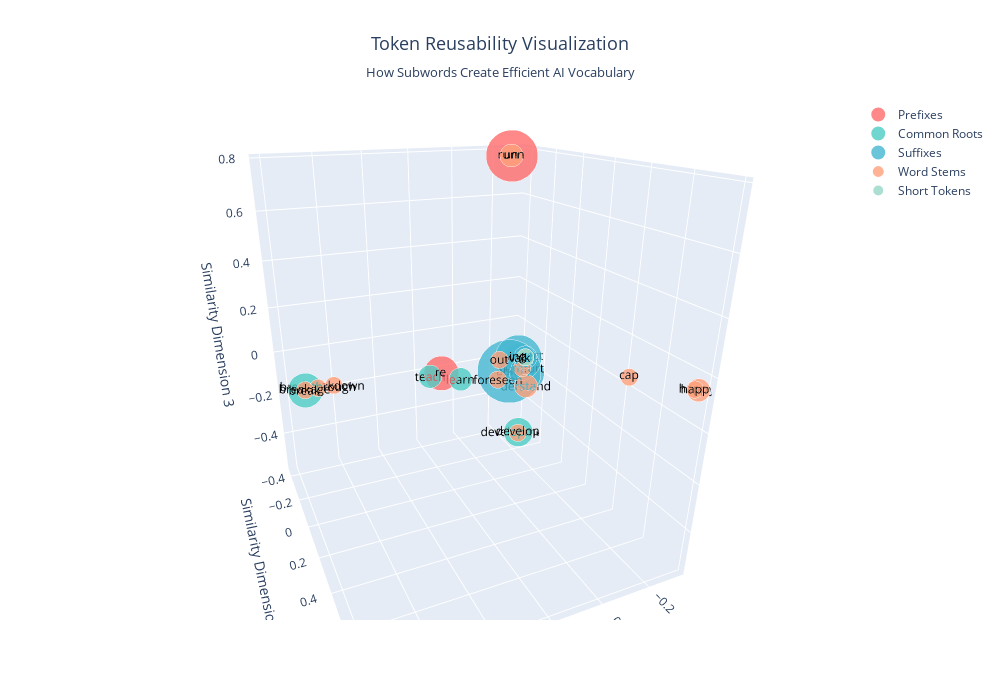

The notebook cell saved with this chart:
### Markdown cell above
## Simple Tokenizer Implementation

This section creates a simplified version of how real tokenizers work. Real tokenizers like **Byte-Pair Encoding (BPE)** or **WordPiece** are more sophisticated, but this demo shows the core concept.

### How Our SimpleTokenizer Works:
1. **Identifies common prefixes**: "un", "re", "pre", "dis", etc.
2. **Identifies common suffixes**: "ing", "ed", "er", "able", "ness", etc.
3. **Breaks words into reusable parts**: prefix + root + suffix

### Real-World Example:
- **"unbreakable"** → ["un", "break", "able"]
- **"understand"** → ["un", "derstand"] 
- **"understandable"** → ["un", "derstand", "able"]

Notice how "un" and "able" tokens are **reused** across different words!

### Why This Approach Works:
- **Linguistic patterns**: English has predictable prefix/suffix patterns
- **Semantic preservation**: "un" always means "not", "able" always means "capable of"
- **Efficient vocabulary**: Instead of millions of unique words, we need only thousands of tokens
- **Generalization**: New words can be tokenized using existing patterns

Let's see this in action:

### Code cell
# Token frequency analysis
token_counts = Counter(all_tokens)
unique_tokens = list(token_counts.keys())

print(f"\nTotal words: {len(sample_words)}")
print(f"Total unique tokens: {len(unique_tokens)}")
print(f"Compression ratio: {len(sample_words) / len(unique_tokens):.2f}x")

print("\nMost reused tokens:")
for token, count in token_counts.most_common(10):
    print(f"  '{token}': used {count} times")

# Create simple embeddings using TF-IDF
print("\nCreating simple embeddings using TF-IDF...")

# Prepare documents (each token as a 'document')
token_documents = []
for token in unique_tokens:
    # Create a document from character n-grams to capture similarity
    chars = list(token)
    char_ngrams = [''.join(chars[i:i+2]) for i in range(len(chars)-1)]
    token_documents.append(' '.join(char_ngrams + [token]))

# Create TF-IDF vectors
vectorizer = TfidfVectorizer(max_features=50, ngram_range=(1,2))
embeddings = vectorizer.fit_transform(token_documents).toarray()

print(f"Created embeddings shape: {embeddings.shape}")

# Reduce to 3D using PCA
pca = PCA(n_components=3)
embeddings_3d = pca.fit_transform(embeddings)

# Categorize tokens for visualization
def categorize_token(token):
    if token in ['un', 're', 'pre', 'dis', 'mis', 'over', 'under']:
        return 'Prefixes'
    elif token in ['ing', 'ed', 'er', 'est', 'ly', 'tion', 'able', 'ness']:
        return 'Suffixes'
    elif token in ['break', 'stand', 'develop', 'run', 'walk', 'learn', 'teach']:
        return 'Common Roots'
    elif len(token) <= 2:
        return 'Short Tokens'
    else:
        return 'Word Stems'

# Create visualization dataframe
df_viz = pd.DataFrame({
    'token': unique_tokens,
    'x': embeddings_3d[:, 0],
    'y': embeddings_3d[:, 1],
    'z': embeddings_3d[:, 2],
    'frequency': [token_counts[token] for token in unique_tokens],
    'category': [categorize_token(token) for token in unique_tokens]
})

# Create 3D plot
fig = go.Figure()

categories = df_viz['category'].unique()
colors = ['#FF6B6B', '#4ECDC4', '#45B7D1', '#FFA07A', '#98D8C8', '#F7DC6F']

for i, category in enumerate(categories):
    mask = df_viz['category'] == category
    subset = df_viz[mask]
    
    fig.add_trace(go.Scatter3d(
        x=subset['x'],
        y=subset['y'],
        z=subset['z'],
        mode='markers+text',
        marker=dict(
            size=subset['frequency'] * 4 + 8,
            color=colors[i % len(colors)],
            opacity=0.8,
            line=dict(width=2, color='white')
        ),
        text=subset['token'],
        textposition='middle center',
        textfont=dict(size=12, color='black'),
        name=category,
        hovertemplate=
        '<b>Token:</b> %{text}<br>' +
        '<b>Category:</b> ' + category + '<br>' +
        '<b>Used in:</b> %{marker.size} words<br>' +
        '<extra></extra>'
    ))

fig.update_layout(
    title={
        'text': 'Token Reusability Visualization<br><sub>How Subwords Create Efficient AI Vocabulary</sub>',
        'x': 0.5,
        'font': {'size': 18}
    },
    scene=dict(
        xaxis_title='Similarity Dimension 1',
        yaxis_title='Similarity Dimension 2',
        zaxis_title='Similarity Dimension 3',
        camera=dict(eye=dict(x=1.3, y=1.3, z=1.3))
    ),
    width=1000,
    height=700,
    showlegend=True
)

fig.show()

# Show the efficiency
print("\n=== KEY INSIGHTS ===")

# Find examples of token reuse
reuse_examples = {}
for result in tokenization_results:
    for token in result['tokens']:
        if token not in reuse_examples:
            reuse_examples[token] = []
        reuse_examples[token].append(result['word'])

print("\n1. TOKEN REUSABILITY EXAMPLES:")
for token, words in reuse_examples.items():
    if len(words) > 1:
        print(f"   '{token}' appears in: {', '.join(words)}")

print("\n2. EFFICIENCY GAINS:")
total_chars_original = sum(len(word) for word in sample_words)
total_chars_tokens = sum(len(token) for token in all_tokens)
print(f"   - Original words: {len(sample_words)} words, {total_chars_original} characters")
print(f"   - Unique tokens: {len(unique_tokens)} tokens")
print(f"   - Vocabulary reduction: {(1 - len(unique_tokens)/len(sample_words))*100:.1f}%")

print("\n3. WHY THIS MATTERS FOR AI:")
print("   ✓ Smaller vocabulary = faster training")
print("   ✓ Token reuse = better generalization") 
print("   ✓ Unknown words = handleable through subwords")
print("   ✓ Similar tokens cluster together in meaning")

print("\n=== token reusability visualization done ===")

### Figure 1 — Plotly figure (JSON) as saved in the notebook; plotly's stock layout.template omitted (floating-point values rounded to 4 significant figures)
{"data": [{"hovertemplate": "<b>Token:</b> %{text}<br><b>Category:</b> Prefixes<br><b>Used in:</b> %{marker.size} words<br><extra></extra>", "marker": {"color": "#FF6B6B", "line": {"color": "white", "width": 2}, "opacity": 0.8, "size": [36, 24]}, "mode": "markers+text", "name": "Prefixes", "text": ["un", "re"], "textfont": {"color": "black", "size": 12}, "textposition": "middle center", "type": "scatter3d", "x": [-0.2699, 0.2535], "y": [-0.434, -0.002105], "z": [0.7729, -0.01158]}, {"hovertemplate": "<b>Token:</b> %{text}<br><b>Category:</b> Common Roots<br><b>Used in:</b> %{marker.size} words<br><extra></extra>", "marker": {"color": "#4ECDC4", "line": {"color": "white", "width": 2}, "opacity": 0.8, "size": [24, 20, 20, 16, 16]}, "mode": "markers+text", "name": "Common Roots", "text": ["break", "walk", "develop", "teach", "learn"], "textfont": {"color": "black", "size": 12}, "textposition": "middle center", "type": "scatter3d", "x": [0.8042, -0.109, -0.2625, 0.2925, 0.1271], "y": [0.05729, -0.02007, -0.2623, -0.02646, -0.09415], "z": [0.04649, -0.01291, -0.5382, -0.02973, -0.1017]}, {"hovertemplate": "<b>Token:</b> %{text}<br><b>Category:</b> Suffixes<br><b>Used in:</b> %{marker.size} words<br><extra></extra>", "marker": {"color": "#45B7D1", "line": {"color": "white", "width": 2}, "opacity": 0.8, "size": [44, 16, 32, 12, 24]}, "mode": "markers+text", "name": "Suffixes", "text": ["able", "ed", "ing", "ness", "er"], "textfont": {"color": "black", "size": 12}, "textposition": "middle center", "type": "scatter3d", "x": [-0.1119, -0.1553, -0.109, -0.1596, -0.2002], "y": [-0.1074, -0.03837, -0.02007, -0.05483, -0.09724], "z": [-0.1109, -0.02625, -0.01291, -0.05366, -0.1343]}, {"hovertemplate": "<b>Token:</b> %{text}<br><b>Category:</b> Word Stems<br><b>Used in:</b> %{marker.size} words<br><extra></extra>", "marker": {"color": "#FFA07A", "line": {"color": "white", "width": 2}, "opacity": 0.8, "size": [16, 12, 12, 12, 12, 12, 12, 12, 12, 16, 12, 16, 12]}, "mode": "markers+text", "name": "Word Stems", "text": ["derstand", "foreseen", "expect", "breakthrough", "out", "breakdown", "breakage", "cap", "comfort", "happy", "happi", "runn", "development"], "textfont": {"color": "black", "size": 12}, "textposition": "middle center", "type": "scatter3d", "x": [-0.221, -0.052, -0.1553, 0.7567, -0.01995, 0.6989, 0.8042, -0.2616, -0.1661, -0.3214, -0.3177, -0.2699, -0.2641], "y": [-0.1349, -0.09314, -0.03837, 0.05057, -0.01895, 0.05068, 0.05729, 0.5205, -0.07985, 0.7881, 0.7761, -0.434, -0.2676], "z": [-0.2184, -0.1367, -0.02625, 0.04328, -0.007396, 0.04249, 0.04649, 0.09399, -0.09533, 0.1495, 0.1472, 0.7729, -0.5465]}, {"hovertemplate": "<b>Token:</b> %{text}<br><b>Category:</b> Short Tokens<br><b>Used in:</b> %{marker.size} words<br><extra></extra>", "marker": {"color": "#98D8C8", "line": {"color": "white", "width": 2}, "opacity": 0.8, "size": [12, 12]}, "mode": "markers+text", "name": "Short Tokens", "text": ["li", "ad"], "textfont": {"color": "black", "size": 12}, "textposition": "middle center", "type": "scatter3d", "x": [-0.1553, -0.1553], "y": [-0.03837, -0.03837], "z": [-0.02625, -0.02625]}], "layout": {"dragmode": "zoom", "height": 700, "scene": {"aspectmode": "auto", "aspectratio": {"x": 0.9228, "y": 1.002, "z": 1.082}, "camera": {"center": {"x": 0, "y": 0, "z": 0}, "eye": {"x": 0.6724, "y": 1.517, "z": 0.7098}, "projection": {"type": "perspective"}, "up": {"x": 0, "y": 0, "z": 1}}, "dragmode": "turntable", "xaxis": {"title": {"text": "Similarity Dimension 1"}, "type": "linear"}, "yaxis": {"title": {"text": "Similarity Dimension 2"}, "type": "linear"}, "zaxis": {"title": {"text": "Similarity Dimension 3"}, "type": "linear"}}, "showlegend": true, "title": {"font": {"size": 18}, "text": "Token Reusability Visualization<br><sub>How Subwords Create Efficient AI Vocabulary</sub>", "x": 0.5}, "width": 1000}}
